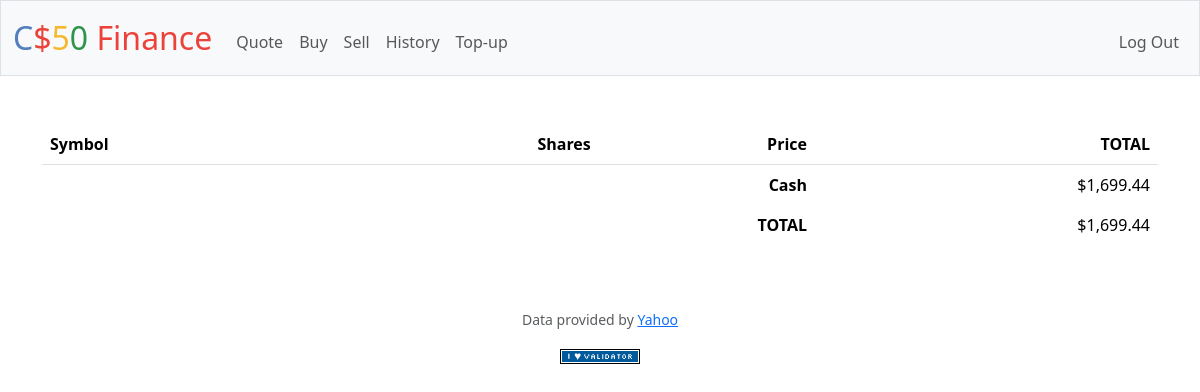
The app's page / (signed in), older data.
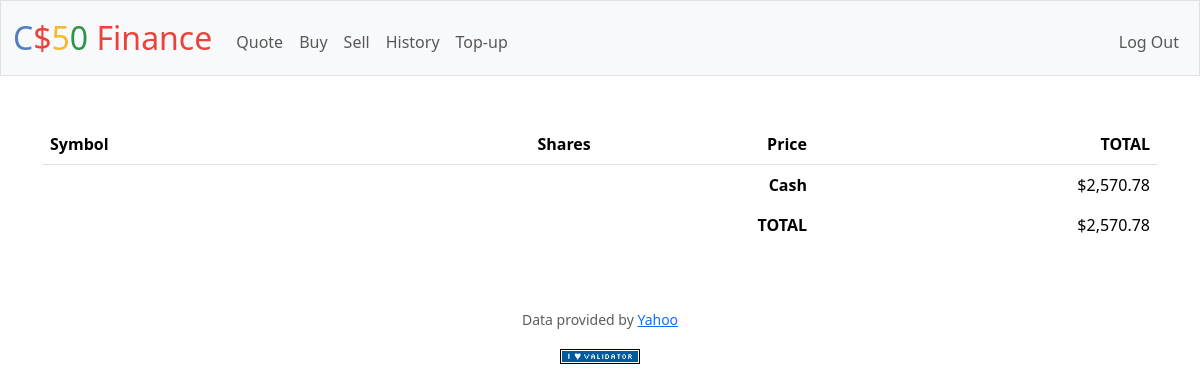
The same page, newer data.
### tables this page shows
CREATE TABLE users (id INTEGER PRIMARY KEY AUTOINCREMENT NOT NULL, username TEXT NOT NULL, hash TEXT NOT NULL, cash NUMERIC NOT NULL DEFAULT 10000.00);

### app.py (the view)
@app.route("/")
@login_required
def index():
    user_id = session["user_id"]
    portfolio = db.execute(
        "SELECT symbol, shares, price, total FROM stock WHERE id = ? ORDER BY symbol", user_id
    )
    user_cash = db.execute(
        "SELECT cash FROM users WHERE id = ?", user_id
    )[0]["cash"]
    total_cash = db.execute(
        "SELECT SUM(total) + ? AS total_cash FROM stock WHERE id = ?", user_cash, user_id
    )[0]["total_cash"]
    if total_cash is None:
        total_cash = user_cash
    return render_template("index.html",
                           portfolio=portfolio, user_cash=user_cash, total_cash=total_cash
    )

### app.py (called while the page is built)
@app.after_request
def after_request(response):
    response.headers["Cache-Control"] = "no-cache, no-store, must-revalidate"
    response.headers["Expires"] = 0
    response.headers["Pragma"] = "no-cache"
    return response

### helpers.py (called while the page is built)
def login_required(f):
    @wraps(f)
    def decorated_function(*args, **kwargs):
        if session.get("user_id") is None:
            return redirect("/login")
        return f(*args, **kwargs)
    return decorated_function

def usd(value):
    return f"${value:,.2f}"

### templates/index.html (shortened to what this page needs)
{% extends "layout.html" %}
{% block main %}
<div class="section">
    <table class="table table-striped">
        <thead>
            <tr>
                <th class="text-start">Symbol</th>
                <th class="text-end">Shares</th>
                <th class="text-end">Price</th>
                <th class="text-end">TOTAL</th>
            </tr>
        </thead>
        <tfoot>
            <tr>
                <td class="border-0 fw-bold text-end" colspan="3">Cash</td>
                <td class="border-0 text-end">{{ user_cash | usd }}</td>
            </tr>
            <tr>
                <td class="border-0 fw-bold text-end" colspan="3">TOTAL</td>
                <td class="border-0 w-bold text-end">{{ total_cash | usd }}</td>
            </tr>
        </tfoot>
    </table>
</div>
{% endblock %}

### templates/layout.html (shortened to what this page needs)
<!DOCTYPE html>
<html lang="en">
    <head>
        <link href="https://cdn.jsdelivr.net/npm/bootstrap@5.3.3/dist/css/bootstrap.min.css" rel="stylesheet">
        <link href="/static/styles.css" rel="stylesheet">
    </head>
    <body>
        <nav class="bg-light border navbar navbar-expand-md navbar-light">
            <div class="container-fluid">
                <a class="navbar-brand" href="/"><span class="blue">C</span><span class="red">$</span><span class="yellow">5</span><span class="green">0</span> <span class="red">Finance</span></a>
                <div class="collapse navbar-collapse" id="navbar">
                    {% if session["user_id"] %}
                        <ul class="navbar-nav me-auto mt-2">
                            <li class="nav-item"><a class="nav-link" href="/quote">Quote</a></li>
                            <li class="nav-item"><a class="nav-link" href="/buy">Buy</a></li>
                            <li class="nav-item"><a class="nav-link" href="/sell">Sell</a></li>
                            <li class="nav-item"><a class="nav-link" href="/history">History</a></li>
                            <li class="nav-item"><a class="nav-link" href="/topup">Top-up</a></li>
                        </ul>
                        <ul class="navbar-nav ms-auto mt-2">
                            <li class="nav-item"><a class="nav-link" href="/logout">Log Out</a></li>
                        </ul>
                    {% else %}
                        <ul class="navbar-nav ms-auto mt-2">
                            <li class="nav-item"><a class="nav-link" href="/register">Register</a></li>
                            <li class="nav-item"><a class="nav-link" href="/login">Log In</a></li>
                        </ul>
                    {% endif %}
                </div>
            </div>
        </nav>
        <main class="container py-5 text-center">
            {% block main %}{% endblock %}
        </main>
        <footer class="mb-5">
            <p class="mb-3 small text-center text-muted">
                Data provided by <a href="https://finance.yahoo.com/">Yahoo</a>
            </p>
            <form action="https://validator.w3.org/check" class="text-center" enctype="multipart/form-data" method="post" target="_blank">
                <input alt="Validate" src="/static/I_heart_validator.png" type="image">
            </form>
        </footer>
    </body>
</html>

### static/styles.css (style rules this page uses)
nav .navbar-brand { font-size: xx-large; }
nav .navbar-brand .blue { color: #537fbe; }
nav .navbar-brand .red { color: #ea433b; }
nav .navbar-brand .yellow { color: #f5b82e; }
nav .navbar-brand .green { color: #2e944b; }

Row changes from the older to the newer data that the page shows:
changed users: cash "$1,699.44" → "$2,570.78"
